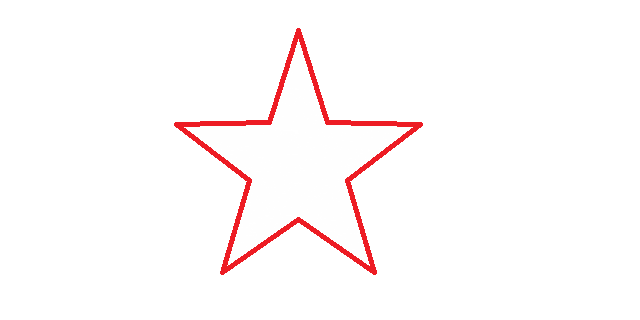
#> input picture src/011-feature-matching/test.jpg, 640 x 320 px
$ python flann_matcher.py
#> lines starting #> are read from the running program, lines starting #| are printed output that depends on the picture; after the words box and inside, x2 and y2 are one past the last pixel; in counts of white or black regions, pixels touching at a corner belong together
# 最近邻匹配 FLANN库——高维向量的近似最近邻搜索算法
import numpy as np
import cv2 as cv

# 索引图像
img1 = cv.imread('test.jpg', cv.IMREAD_GRAYSCALE)
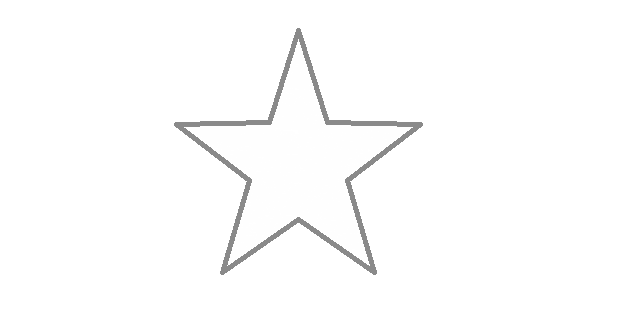
#> img1: shape (320, 640); min 138, max 255, mean 252.3
# 训练图像
img2 = cv.imread('test1.jpg', cv.IMREAD_GRAYSCALE)
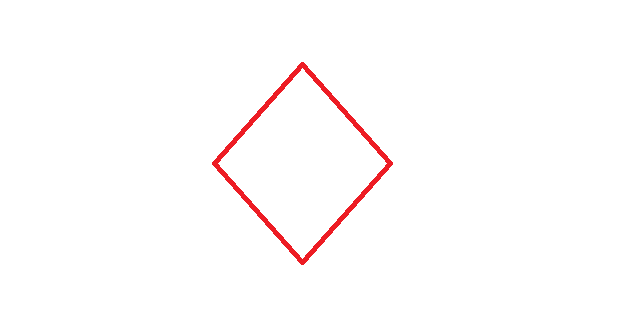
#> input picture src/011-feature-matching/test1.jpg, 640 x 320 px
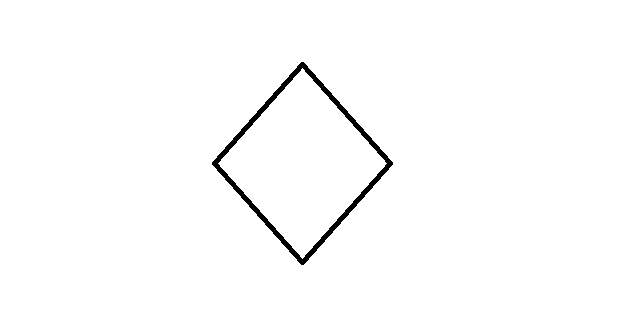
#> img2: shape (320, 640); values 138 (black) and 255 (white), 98.7% white; 1 black region, box (x1, y1, x2, y2) and area: (212, 62, 393, 265) 2614

# 初始化ORB特征点检测器
orb = cv.ORB_create()

# 基于ORB找到关键点和描述符
kp1, des1 = orb.detectAndCompute(img1, None)
#> kp1 = 226 keypoints; strongest (x, y, size): (245, 181, 44.6), (351, 181, 53.6), (297, 223, 53.6), (244, 181, 53.6)
kp2, des2 = orb.detectAndCompute(img2, None)
#> kp2 = 89 keypoints; strongest (x, y, size): (384, 162, 64.3), (220, 162, 64.3), (301, 64, 64.3), (301, 71, 53.6)

# FLANN的参数
FLANN_INDEX_LSH = 6
# 使用指定的算法
index_params= dict(algorithm = FLANN_INDEX_LSH,
                   table_number = 6, # 12
                   key_size = 12,     # 20
                   multi_probe_level = 1) #2
# 索引中的树应递归遍历的次数（值越高精度高）
search_params = dict(checks=50)   # 或传递一个空字典
flann = cv.FlannBasedMatcher(index_params,search_params)

# 最近邻匹配：需要匹配的图像 | 被匹配的图像 | 返回最佳匹配的数量
matches = flann.knnMatch(des1,des2,k=2)
#> matches = 226 matches

# 绘制 最近临匹配的图像
img3 = cv.drawMatchesKnn(img1,kp1,img2,kp2,matches,None)
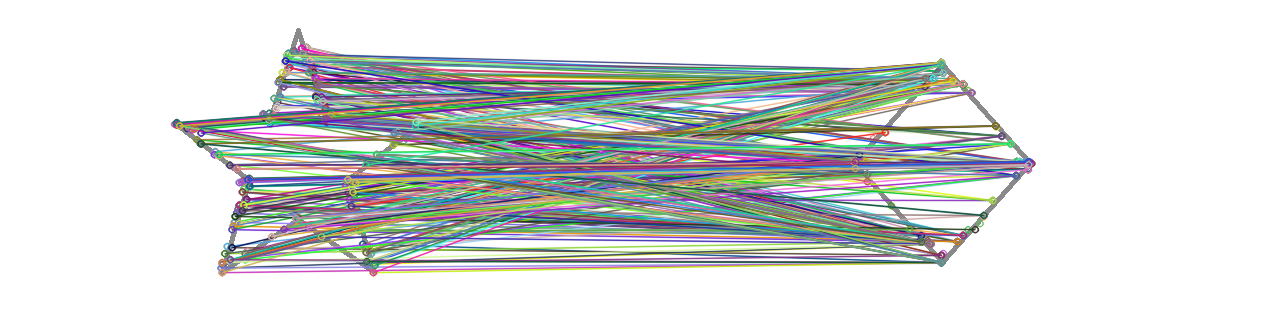
#> img3: shape (320, 1280, 3); mean of channels 0, 1, 2 216.9, 218.1, 215.3; drawn as B, G, R

cv.imshow("flann",img3)
cv.waitKey()
cv.destroyAllWindows()
